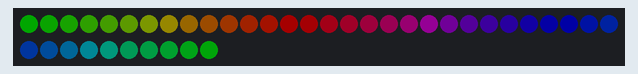
Recording of a sketch running on a simulated Arduino Uno, built with avr-gcc and run on an emulated ATmega328P. On the bench: 40 RGB LEDs in strip order, left to right, continuing on the next row. Dim RGB values are drawn brighter than linear.

Above: at 0.15 s.
At 5.37 s:
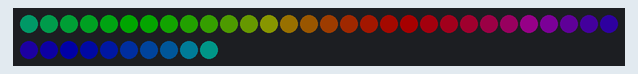
At 10.07 s:
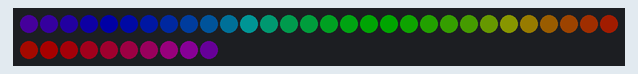
At 19.99 s:
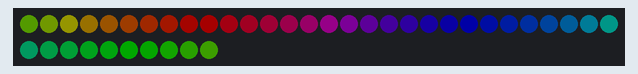
At 29.51 s:
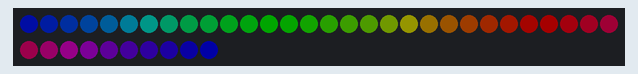
At 39.79 s:
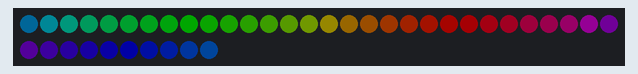

The sketch:

test.ino
```cpp
// (licence header left out)
#include <Adafruit_NeoPixel.h>

#define PIN 10

Adafruit_NeoPixel pixels = Adafruit_NeoPixel(40, PIN);

uint8_t  mode   = 0, // Current animation effect
         offset = 0;
uint32_t color  = 0X00A4B3; // Starting color
uint32_t prevTime;

void setup() {
  pixels.begin();
  pixels.setBrightness(40); // 1/3 brightness
  prevTime = millis();
}

void loop() {
  uint8_t  i;
  uint32_t t;

  switch(mode) {

   case 0: //rainbow hold
    rainbowHold(20);
    delay(500);
    break;

   case 1: //rainbow cycle slow
    rainbowCycleslow(20);
    delay(50);
    break;

   case 2: //rainbow cycle fast
    rainbowCycle(5);
    delay(50);
    break;
  }

  t = millis();
  if((t - prevTime) > 8000) {      // Every 8 seconds...
    mode++;                        // Next mode
    if(mode > 3) {                 // End of modes?
      mode = 0;                    // Start modes over
      color >>= 8;                 // Next color R->G->B
      if(!color) color = 0xB300A4; // Reset color
    }
    for(i=0; i<32; i++) pixels.setPixelColor(i, 0);
    prevTime = t;

  }


}
void rainbow(uint8_t wait) {
  uint16_t i, j;

  for(j=0; j<256; j++) {
    for(i=0; i<pixels.numPixels(); i++) {
      pixels.setPixelColor(i, Wheel((i+j) & 255));
    }
    pixels.show();
    delay(wait);
  }
}

void rainbowCycle(uint8_t wait) {
  uint16_t r, j;

  for(j=0; j<256*6; j++) { // 6 cycles of all colors on wheel
    for(r=0; r< pixels.numPixels(); r++) {
      pixels.setPixelColor(r, Wheel(((r * 256 / pixels.numPixels()) + j) & 255));
    }
    pixels.show();
    delay(wait);
  }
}
void rainbowCycleslow(uint8_t wait) {
  uint16_t r, j;

  for(j=0; j<256*3; j++) { // 3 cycles of all colors on wheel
    for(r=0; r< pixels.numPixels(); r++) {
      pixels.setPixelColor(r, Wheel(((r * 256 / pixels.numPixels()) + j) & 255));
    }
    pixels.show();
    delay(wait);
  }
}
void rainbowHold(uint8_t wait) {
  uint16_t r, j;

  for(j=0; j<256*1; j++) { // 3 cycles of all colors on wheel
    for(r=0; r< pixels.numPixels(); r++) {
      pixels.setPixelColor(r, Wheel(((r * 256 / pixels.numPixels()) + j) & 255));
    }
    pixels.show();
    delay(wait);
  }
}

// Input a value 0 to 255 to get a color value.
// The colours are a transition r - g - b - back to r.
uint32_t Wheel(byte WheelPos) {
  if(WheelPos < 85) {
   return pixels.Color(WheelPos * 3, 255 - WheelPos * 3, 0);
  } else if(WheelPos < 170) {
   WheelPos -= 85;
   return pixels.Color(255 - WheelPos * 3, 0, WheelPos * 3);
  } else {
   WheelPos -= 170;
   return pixels.Color(0, WheelPos * 3, 255 - WheelPos * 3);
  }
}
```
